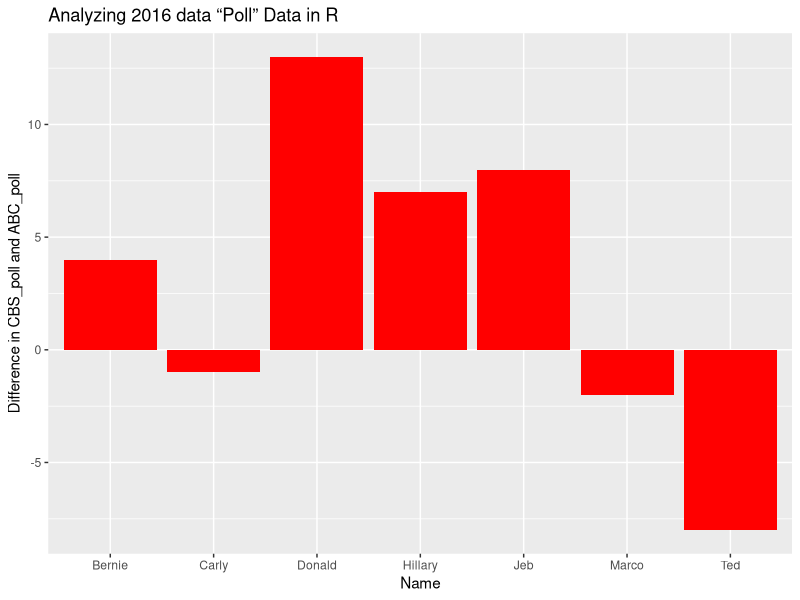

Generate this figure with R:
#Assignment 3 Analyzing 2016 data “Poll” Data in R
Name <- c("Jeb", "Donald", "Ted", "Marco", "Carly", "Hillary", "Bernie")
ABC_poll   <- c(  4,      62,      51,    21,      2,        14,       15)
CBS_poll   <- c( 12,      75,      43,    19,      1,        21,       19)
df_polls <- data.frame(Name, ABC_poll, CBS_poll,stringsAsFactors = FALSE)
str(df_polls)
head(df_polls)#first parts of data frame
mean(df_polls$ABC_poll)#Calculates Mean of ABC_poll
median(df_polls$CBS_poll)#Calculates median of CBS_poll
range(df_polls[,c("ABC_poll","CBS_poll")]) #Calculates the range between CBS_poll and ABC_poll
df_polls$Diff <- df_polls$CBS_poll - df_polls$ABC_pol #Difference between CBS_poll and ABC_poll 
print(df_polls) # Check to make sure data frame displays the difference
install.packages("ggplot2")#installed R package ggplot2
library(ggplot2)
View(df_polls)#Creates a table of df_polls
ggplot(data = df_polls,aes(x = Name,y = Diff))+ #pulls data frame df_polls into bar graph and defines x and y variables
  geom_bar(fill = "red",stat = "identity")+ # fill gives color of bars and stat gives y value in bar graph
labs(x = "Name", y = "Difference in CBS_poll and ABC_poll",title = "Analyzing 2016 data “Poll” Data in R") #labeling bar graph





